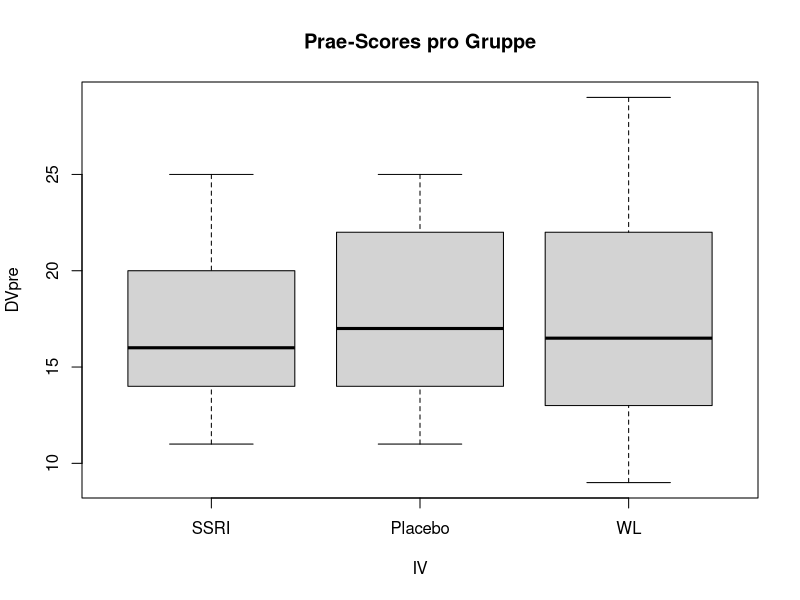
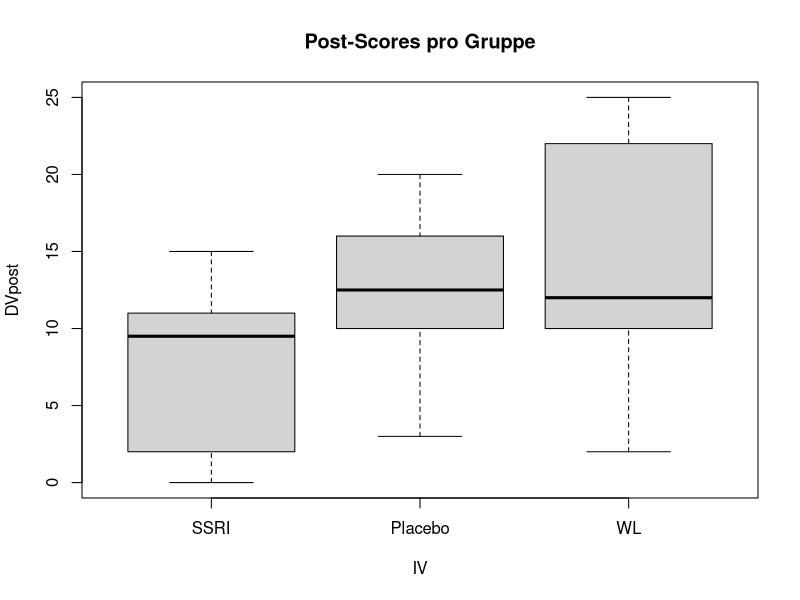
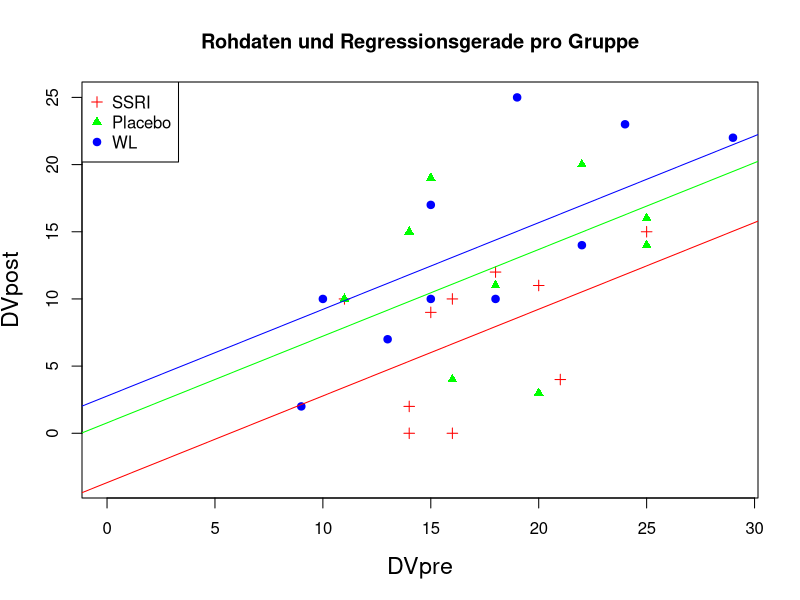

The R source for these figures, in order:
## ---- chunk 1
wants <- c("car", "effects", "multcomp")
has   <- wants %in% rownames(installed.packages())
if(any(!has)) install.packages(wants[!has])
## ---- chunk 2
SSRIpre  <- c(18, 16, 16, 15, 14, 20, 14, 21, 25, 11)
SSRIpost <- c(12,  0, 10,  9,  0, 11,  2,  4, 15, 10)
PlacPre  <- c(18, 16, 15, 14, 20, 25, 11, 25, 11, 22)
PlacPost <- c(11,  4, 19, 15,  3, 14, 10, 16, 10, 20)
WLpre    <- c(15, 19, 10, 29, 24, 15,  9, 18, 22, 13)
WLpost   <- c(17, 25, 10, 22, 23, 10,  2, 10, 14,  7)
## ---- chunk 3
P     <- 3
Nj    <- rep(length(SSRIpre), times=P)
dfAnc <- data.frame(IV    =factor(rep(1:P, Nj), labels=c("SSRI", "Placebo", "WL")),
                    DVpre =c(SSRIpre,   PlacPre,  WLpre),
                    DVpost=c(SSRIpost, PlacPost, WLpost))
## ---- chunk 4
plot(DVpre  ~ IV, data=dfAnc, main="Prae-Scores pro Gruppe")
plot(DVpost ~ IV, data=dfAnc, main="Post-Scores pro Gruppe")
## ---- chunk 5
fitFull <- lm(DVpost ~ IV + DVpre, data=dfAnc)
fitGrp  <- lm(DVpost ~ IV,         data=dfAnc)
fitRegr <- lm(DVpost ~      DVpre, data=dfAnc)
## ---- chunk 6
anova(fitFull)
## ---- chunk 7
library(car)
fitFiii <- lm(DVpost ~ IV + DVpre,
              contrasts=list(IV=contr.sum), data=dfAnc)
Anova(fitFiii, type="III")
## ---- chunk 8
anova(fitRegr, fitFull)
anova(fitGrp, fitFull)
## ---- chunk 9
(sumRes <- summary(fitFull))
confint(fitFull)
## ---- chunk 10
coeffs    <- coef(sumRes)
iCeptSSRI <- coeffs[1, 1]
iCeptPlac <- coeffs[2, 1] + iCeptSSRI
iCeptWL   <- coeffs[3, 1] + iCeptSSRI
slopeAll  <- coeffs[4, 1]
## ---- chunk 11
xLims <- c(0, max(dfAnc$DVpre))
yLims <- c(min(iCeptSSRI, iCeptPlac, iCeptWL), max(dfAnc$DVpost))

plot(DVpost ~ DVpre, data=dfAnc, xlim=xLims, ylim=yLims,
     pch=rep(c(3, 17, 19), Nj), col=rep(c("red", "green", "blue"), Nj),
     main="Rohdaten und Regressionsgerade pro Gruppe", cex.lab=1.4)
legend(x="topleft", legend=levels(dfAnc$IV), pch=c(3, 17, 19),
       col=c("red", "green", "blue"))
abline(iCeptSSRI, slopeAll, col="red")
abline(iCeptPlac, slopeAll, col="green")
abline(iCeptWL,   slopeAll, col="blue")
## ---- chunk 12
anRes <- anova(fitRegr, fitFull)
dfGrp <- anRes[2, "Df"]
dfE   <- anRes[2, "Res.Df"]
MSgrp <- anRes[2, "Sum of Sq"] / dfGrp
MSE   <- anRes[2, "RSS"] / dfE
SST   <- sum(anova(fitFull)[ , "Sum Sq"])

(omegaSqHat <- dfGrp*(MSgrp - MSE) / (SST + MSE))
## ---- chunk 13
aovAncova <- aov(DVpost ~ IV + DVpre, data=dfAnc)
library(effects)
effect("IV", aovAncova)
## ---- chunk 14
cMat <- rbind("SSRI-Placebo"  = c(-1,  1, 0),
              "SSRI-WL"       = c(-1,  0, 1),
              "SSRI-0.5(P+WL)"= c(-2,  1, 1))
## ---- chunk 15
library(multcomp)
aovAncova <- aov(DVpost ~ IV + DVpre, data=dfAnc)
summary(glht(aovAncova, linfct=mcp(IV=cMat), alternative="greater"),
        test=adjusted("none"))
## ---- chunk 16
try(detach(package:effects))
try(detach(package:colorspace))
try(detach(package:lattice))
try(detach(package:grid))
try(detach(package:car))
try(detach(package:nnet))
try(detach(package:MASS))
try(detach(package:multcomp))
try(detach(package:survival))
try(detach(package:mvtnorm))
try(detach(package:splines))
